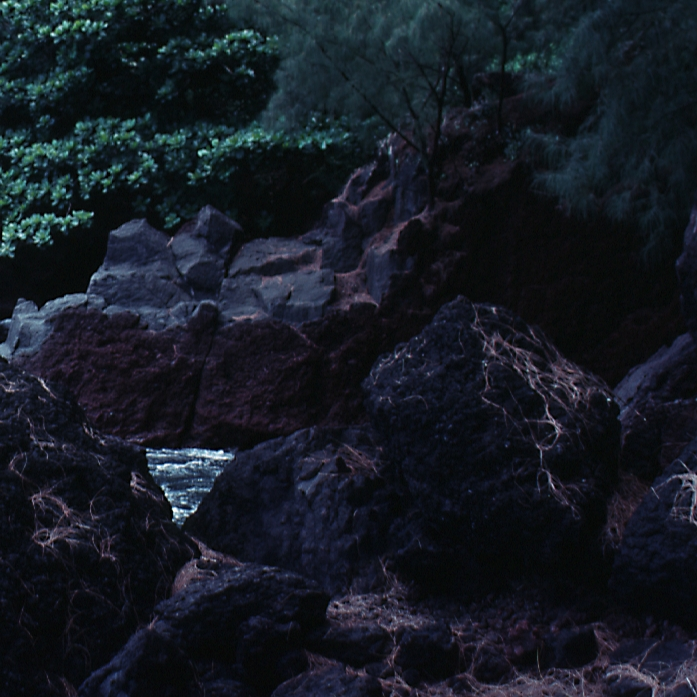
//> input picture lab_3_histogram_equalization/rocks.jpg, 697 x 697 px
$ ./equalize_histo rocks.jpg   (built with g++ and OpenCV 4)
//> lines starting //> are read from the running program, lines starting //| are printed output that depends on the picture
#include "opencv2/highgui/highgui.hpp"
#include "opencv2/imgproc/imgproc.hpp"
#include <iostream>
#include <stdio.h>

using namespace std;
using namespace cv;

/**
 * Compute cumulative distribution function
 */
void cumsum(Mat& hist, Mat& cdf)
{
    cdf = Mat::zeros(hist.size(), hist.type());

    float sum = 0;
    for (int row = 0; row < hist.rows; row++) {
        sum += hist.at<float>(row, 0);
        cdf.at<float>(row, 0) = sum;
    }
}


int main( int argc, char** argv )
{
    Mat src;

    if (argc != 2) {
        cout << "Usage: ./equalize_histo image" << endl;

        return 1;
    }

    // load image
    src = imread(argv[1], 1);
//> src is the input picture: 697 rows x 697 cols, CV_8UC3; mean B, G, R 36, 27.4, 21.9

    if (!src.data) {
        cerr << "Error: cannot read " << argv[1] << endl;

        return 1;
    }

    // separate the image in 3 places (B, G, R)
    vector<Mat> bgr_planes;
    split(src,  bgr_planes);
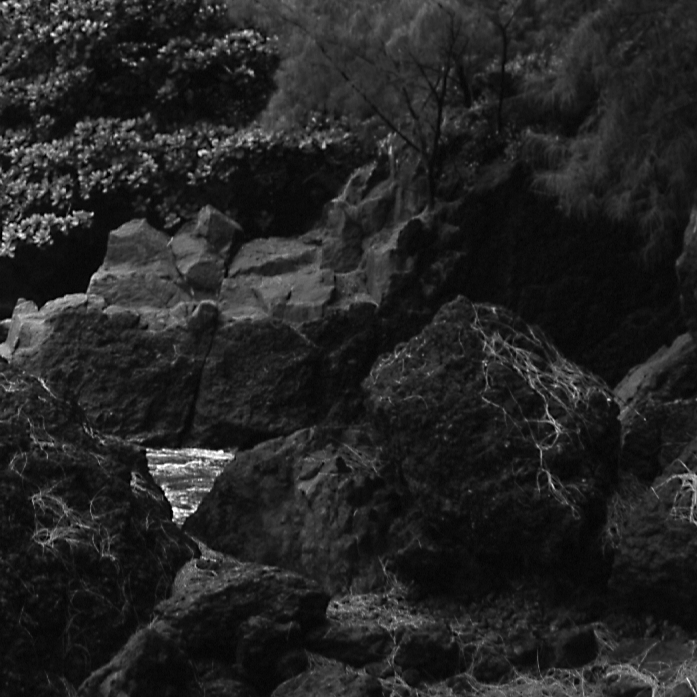
//> bgr_planes[0]: 697 rows x 697 cols, CV_8UC1; min 0, max 255, mean 36
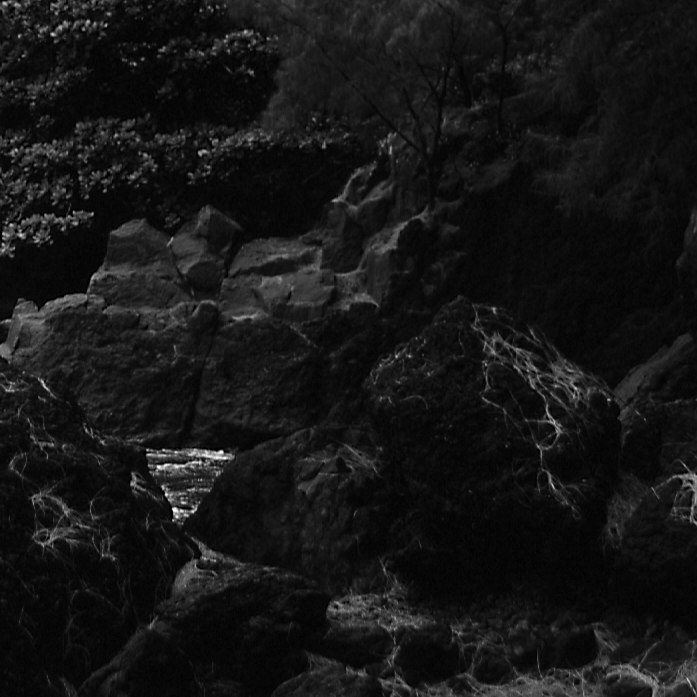
//> bgr_planes[2]: 697 rows x 697 cols, CV_8UC1; min 0, max 254, mean 21.9

    // establish the number of bins
    int hist_size = 256;

    // ranges for B, G, R
    float range[]           = { 0, 256 } ;
    const float* hist_range = { range };

    bool uniform = true;
    bool accumulate = false;

    Mat hist_b;
    Mat hist_g;
    Mat hist_r;

    // compute the histograms:
    calcHist(&bgr_planes[0], 1, 0, Mat(), hist_b, 1, &hist_size, &hist_range, uniform, accumulate);
//> hist_b = 256 values, max 18449 at index 12, min 1 at index 249, mean 1897.7
    calcHist(&bgr_planes[1], 1, 0, Mat(), hist_g, 1, &hist_size, &hist_range, uniform, accumulate);
//> hist_g = 256 values, max 32383 at index 11, min 1 at index 247, mean 1897.7
    calcHist(&bgr_planes[2], 1, 0, Mat(), hist_r, 1, &hist_size, &hist_range, uniform, accumulate);
//> hist_r = 256 values, max 29893 at index 9, min 0 at index 212, mean 1897.7

    Mat cdf_b;
    Mat cdf_g;
    Mat cdf_r;

    // compute CDFs of the histograms
    cumsum(hist_b, cdf_b);
//> the loop in cumsum, `for (int row = 0; row < hist.rows; row++)` made 256 passes
//> sum on passes 1 to 3: 23, 33, 59
//> after the loop in cumsum, `for (int row = 0; row < hist.rows; row++)`: sum = 485809; cdf = 256 values from 23 to 485809
//> cdf_b = 256 values from 23 to 485809
    cumsum(hist_g, cdf_g);
//> the loop in cumsum (call 2), `for (int row = 0; row < hist.rows; row++)` made 256 passes
//> sum on passes 1 to 3: 22, 69, 130
//> cdf_g = 256 values from 22 to 485809
    cumsum(hist_r, cdf_r);
//> cdf_r = 256 values from 494 to 485809

    // draw the histograms for B, G and R
    int hist_wdith = 512;
    int hist_height = 400;
    int bin_width  = cvRound((double) hist_wdith / hist_size );

    Mat hist_image(hist_height, hist_wdith, CV_8UC3, Scalar( 0,0,0) );
    Mat cdf_image (hist_height, hist_wdith, CV_8UC3, Scalar( 0,0,0) );

    // normalize the result to [ 0, hist_image.rows ]
    normalize(hist_b, hist_b, 0, hist_image.rows - 10, NORM_MINMAX, -1, Mat());
//> hist_b = 256 values, max 390 at index 12, min 0 at index 249, mean 40.1
    normalize(hist_g, hist_g, 0, hist_image.rows - 10, NORM_MINMAX, -1, Mat());
//> hist_g = 256 values, max 390 at index 11, min 0 at index 247, mean 22.84
    normalize(hist_r, hist_r, 0, hist_image.rows - 10, NORM_MINMAX, -1, Mat());
//> hist_r = 256 values, max 390 at index 9, min 0 at index 212, mean 24.76

    normalize(cdf_b, cdf_b, 0, hist_image.rows - 10, NORM_MINMAX, -1, Mat());
//> cdf_b = 256 values from 0 to 390
    normalize(cdf_g, cdf_g, 0, hist_image.rows - 10, NORM_MINMAX, -1, Mat());
//> cdf_g = 256 values from 0 to 390
    normalize(cdf_r, cdf_r, 0, hist_image.rows - 10, NORM_MINMAX, -1, Mat());
//> cdf_r = 256 values from 0 to 390


    // draw for each channel
    for (int i = 1; i < hist_size; i++) {
        // histograms
        line(
            hist_image,
            Point(bin_width * (i - 1), hist_height - cvRound(hist_b.at<float>(i - 1))),
            Point(bin_width * i,       hist_height - cvRound(hist_b.at<float>(i))),
            Scalar(255, 0, 0),
            2, 8, 0
        );
        line(
            hist_image,
            Point(bin_width * (i - 1), hist_height - cvRound(hist_g.at<float>(i - 1))),
            Point(bin_width * i,       hist_height - cvRound(hist_g.at<float>(i))),
            Scalar(0, 255, 0),
            2, 8, 0
        );
        line(
            hist_image,
            Point(bin_width * (i - 1), hist_height - cvRound(hist_r.at<float>(i - 1))),
            Point(bin_width * i,       hist_height - cvRound(hist_r.at<float>(i))),
            Scalar(0, 0, 255),
            2, 8, 0
        );
        // CDFs
        line(
            cdf_image,
            Point(bin_width * (i - 1), hist_height - cvRound(cdf_b.at<float>(i - 1))),
            Point(bin_width * i,       hist_height - cvRound(cdf_b.at<float>(i))),
            Scalar(255, 0, 0),
            2, 8, 0
        );
        line(
            cdf_image,
            Point(bin_width * (i - 1), hist_height - cvRound(cdf_g.at<float>(i - 1))),
            Point(bin_width * i,       hist_height - cvRound(cdf_g.at<float>(i))),
            Scalar(0, 255, 0),
            2, 8, 0
        );
        line(
            cdf_image,
            Point(bin_width * (i - 1), hist_height - cvRound(cdf_r.at<float>(i - 1))),
            Point(bin_width * i,       hist_height - cvRound(cdf_r.at<float>(i))),
            Scalar(0, 0, 255),
            2, 8, 0
        );
    }
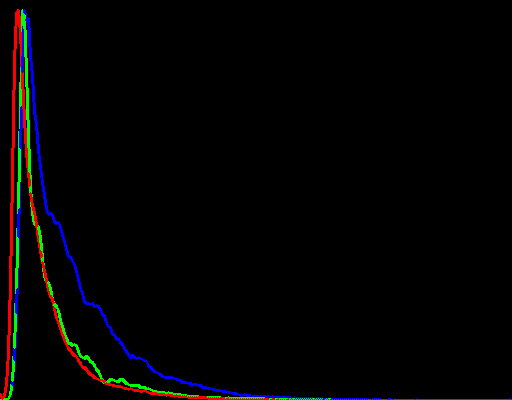
//> hist_image: 400 rows x 512 cols, CV_8UC3; mean B, G, R 2.8, 2.6, 3.4
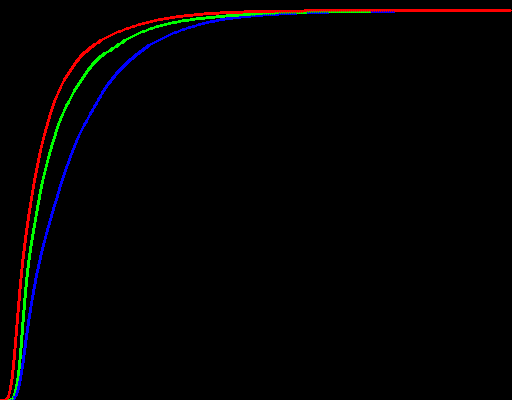
//> cdf_image: 400 rows x 512 cols, CV_8UC3; mean B, G, R 1.9, 2, 2.8

    Mat channels_equal[3] = {
        Mat::zeros(bgr_planes[0].size(), bgr_planes[0].type()),
        Mat::zeros(bgr_planes[1].size(), bgr_planes[1].type()),
        Mat::zeros(bgr_planes[2].size(), bgr_planes[2].type()),
    };
//> channels_equal[0]: 697 rows x 697 cols, CV_8UC1; every value is 0

    // apply histogram equalization for each channel separatly
    equalizeHist(bgr_planes[0], channels_equal[0]);
    equalizeHist(bgr_planes[1], channels_equal[1]);
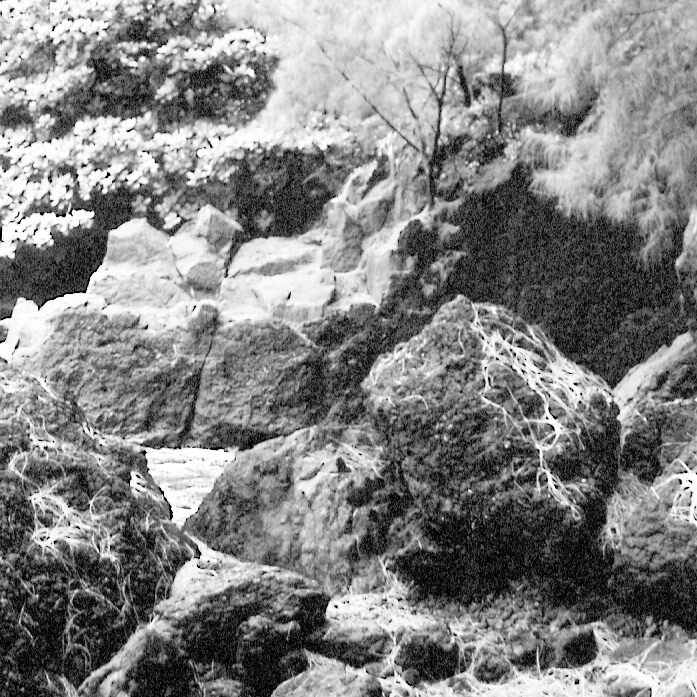
//> channels_equal[1]: 697 rows x 697 cols, CV_8UC1; min 0, max 255, mean 131.3
    equalizeHist(bgr_planes[2], channels_equal[2]);
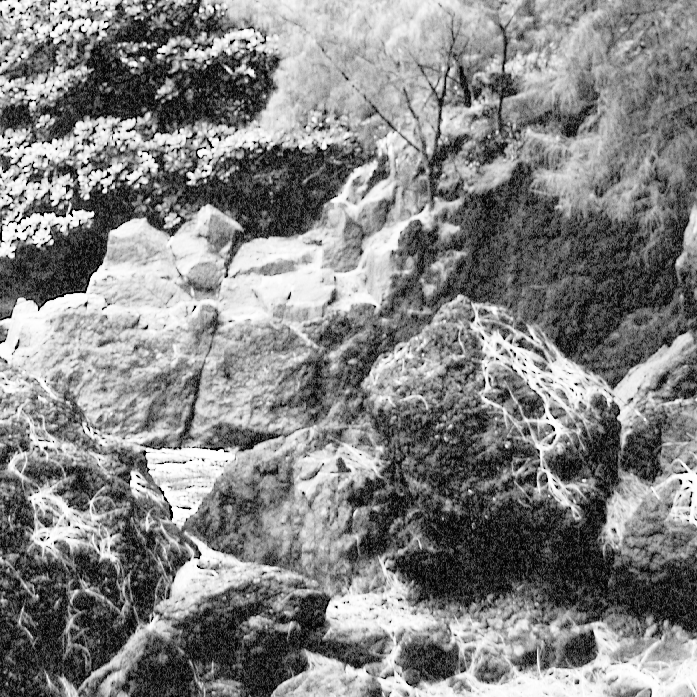
//> channels_equal[2]: 697 rows x 697 cols, CV_8UC1; min 0, max 255, mean 131.4

    Mat image_channel_equal;

    merge(channels_equal, 3, image_channel_equal);
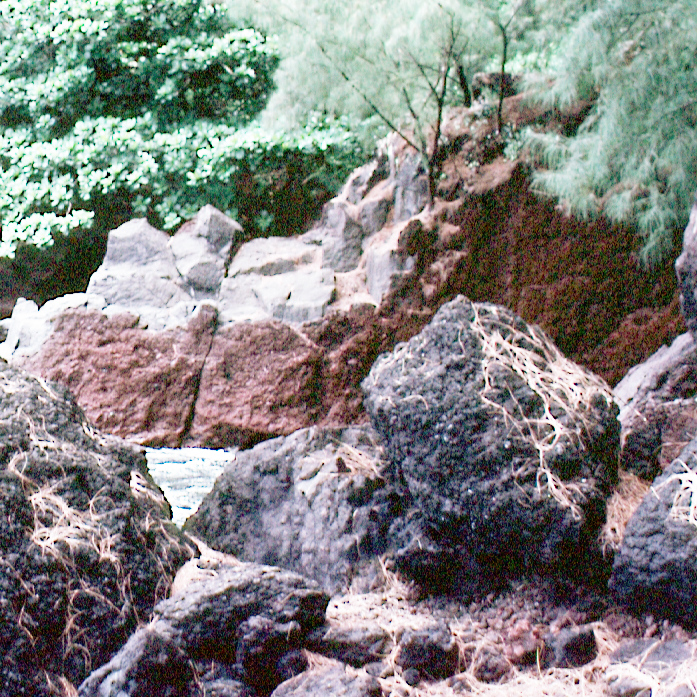
//> image_channel_equal: 697 rows x 697 cols, CV_8UC3; mean B, G, R 129.8, 131.3, 131.4

    // display
    namedWindow("Histograms", CV_WINDOW_AUTOSIZE );
    imshow("Histograms", hist_image );

    namedWindow("CDFs", CV_WINDOW_AUTOSIZE );
    imshow("CDFs", cdf_image );

    namedWindow("Histogram Equalization (for each channel)", CV_WINDOW_AUTOSIZE );
    imshow("Histogram Equalization (for each channel)", image_channel_equal );


    waitKey(0);

    return 0;
}
